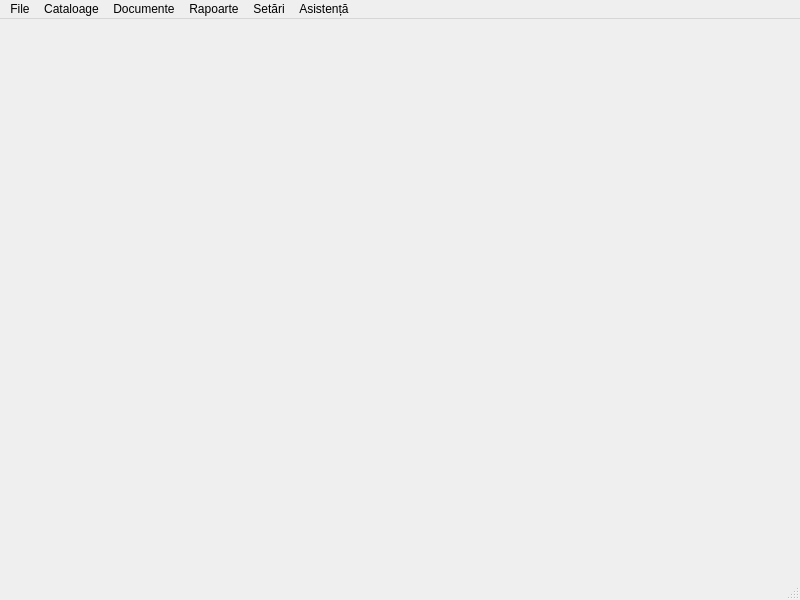
<?xml version="1.0" encoding="UTF-8"?>
<ui version="4.0">
 <class>MainWindow</class>
 <widget class="QMainWindow" name="MainWindow">
  <property name="geometry">
   <rect>
    <x>0</x>
    <y>0</y>
    <width>800</width>
    <height>600</height>
   </rect>
  </property>
  <property name="font">
   <font>
    <family>Segoe UI</family>
   </font>
  </property>
  <property name="windowTitle">
   <string>MainWindow</string>
  </property>
  <property name="windowIcon">
   <iconset resource="../../resources/resource.qrc">
    <normaloff>:/img/eco_512x512.ico</normaloff>:/img/eco_512x512.ico</iconset>
  </property>
  <widget class="QWidget" name="centralwidget"/>
  <widget class="QMenuBar" name="menubar">
   <property name="geometry">
    <rect>
     <x>0</x>
     <y>0</y>
     <width>800</width>
     <height>25</height>
    </rect>
   </property>
   <widget class="QMenu" name="menuFile">
    <property name="title">
     <string>File</string>
    </property>
   </widget>
   <widget class="QMenu" name="menuCataloage">
    <property name="title">
     <string>Cataloage</string>
    </property>
   </widget>
   <widget class="QMenu" name="menuDocumente">
    <property name="title">
     <string>Documente</string>
    </property>
   </widget>
   <widget class="QMenu" name="menuService">
    <property name="title">
     <string>Setări</string>
    </property>
   </widget>
   <widget class="QMenu" name="menuAssistance">
    <property name="title">
     <string>Asistență</string>
    </property>
   </widget>
   <widget class="QMenu" name="menuRapoarte">
    <property name="title">
     <string>Rapoarte</string>
    </property>
   </widget>
   <addaction name="menuFile"/>
   <addaction name="menuCataloage"/>
   <addaction name="menuDocumente"/>
   <addaction name="menuRapoarte"/>
   <addaction name="menuService"/>
   <addaction name="menuAssistance"/>
  </widget>
  <widget class="QStatusBar" name="statusbar"/>
 </widget>
 <resources>
  <include location="../../resources/resource.qrc"/>
 </resources>
 <connections/>
</ui>
